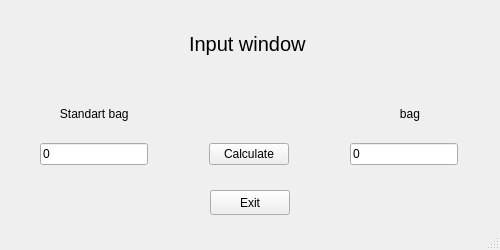
<?xml version="1.0" encoding="UTF-8"?>
<ui version="4.0">
 <class>MainWindow</class>
 <widget class="QMainWindow" name="MainWindow">
  <property name="geometry">
   <rect>
    <x>0</x>
    <y>0</y>
    <width>500</width>
    <height>250</height>
   </rect>
  </property>
  <property name="minimumSize">
   <size>
    <width>500</width>
    <height>250</height>
   </size>
  </property>
  <property name="maximumSize">
   <size>
    <width>500</width>
    <height>250</height>
   </size>
  </property>
  <property name="windowTitle">
   <string>Main</string>
  </property>
  <widget class="QWidget" name="centralwidget">
   <widget class="QLabel" name="label">
    <property name="geometry">
     <rect>
      <x>189</x>
      <y>30</y>
      <width>122</width>
      <height>28</height>
     </rect>
    </property>
    <property name="font">
     <font>
      <pointsize>15</pointsize>
     </font>
    </property>
    <property name="text">
     <string>Input window</string>
    </property>
   </widget>
   <widget class="QPushButton" name="pushButton_2">
    <property name="geometry">
     <rect>
      <x>210</x>
      <y>190</y>
      <width>80</width>
      <height>25</height>
     </rect>
    </property>
    <property name="text">
     <string>Exit</string>
    </property>
   </widget>
   <widget class="QWidget" name="">
    <property name="geometry">
     <rect>
      <x>40</x>
      <y>90</y>
      <width>418</width>
      <height>75</height>
     </rect>
    </property>
    <layout class="QHBoxLayout" name="horizontalLayout">
     <item>
      <layout class="QVBoxLayout" name="verticalLayout">
       <item>
        <widget class="QLabel" name="label_2">
         <property name="text">
          <string>      Standart bag</string>
         </property>
        </widget>
       </item>
       <item>
        <widget class="QLineEdit" name="lineEdit">
         <property name="text">
          <string>0</string>
         </property>
        </widget>
       </item>
      </layout>
     </item>
     <item>
      <spacer name="horizontalSpacer">
       <property name="orientation">
        <enum>Qt::Horizontal</enum>
       </property>
       <property name="sizeHint" stdset="0">
        <size>
         <width>45</width>
         <height>20</height>
        </size>
       </property>
      </spacer>
     </item>
     <item>
      <layout class="QVBoxLayout" name="verticalLayout_3">
       <item>
        <spacer name="verticalSpacer">
         <property name="orientation">
          <enum>Qt::Vertical</enum>
         </property>
         <property name="sizeHint" stdset="0">
          <size>
           <width>17</width>
           <height>40</height>
          </size>
         </property>
        </spacer>
       </item>
       <item>
        <widget class="QPushButton" name="pushButton">
         <property name="text">
          <string>Calculate</string>
         </property>
        </widget>
       </item>
      </layout>
     </item>
     <item>
      <spacer name="horizontalSpacer_2">
       <property name="orientation">
        <enum>Qt::Horizontal</enum>
       </property>
       <property name="sizeHint" stdset="0">
        <size>
         <width>45</width>
         <height>20</height>
        </size>
       </property>
      </spacer>
     </item>
     <item>
      <layout class="QVBoxLayout" name="verticalLayout_2">
       <item>
        <widget class="QLabel" name="label_3">
         <property name="text">
          <string>               bag</string>
         </property>
        </widget>
       </item>
       <item>
        <widget class="QLineEdit" name="lineEdit_2">
         <property name="text">
          <string>0</string>
         </property>
        </widget>
       </item>
      </layout>
     </item>
    </layout>
   </widget>
  </widget>
  <widget class="QMenuBar" name="menubar">
   <property name="geometry">
    <rect>
     <x>0</x>
     <y>0</y>
     <width>500</width>
     <height>22</height>
    </rect>
   </property>
  </widget>
  <widget class="QStatusBar" name="statusbar"/>
 </widget>
 <resources/>
 <connections>
  <connection>
   <sender>pushButton_2</sender>
   <signal>clicked()</signal>
   <receiver>MainWindow</receiver>
   <slot>close()</slot>
   <hints>
    <hint type="sourcelabel">
     <x>228</x>
     <y>218</y>
    </hint>
    <hint type="destinationlabel">
     <x>177</x>
     <y>208</y>
    </hint>
   </hints>
  </connection>
 </connections>
</ui>
